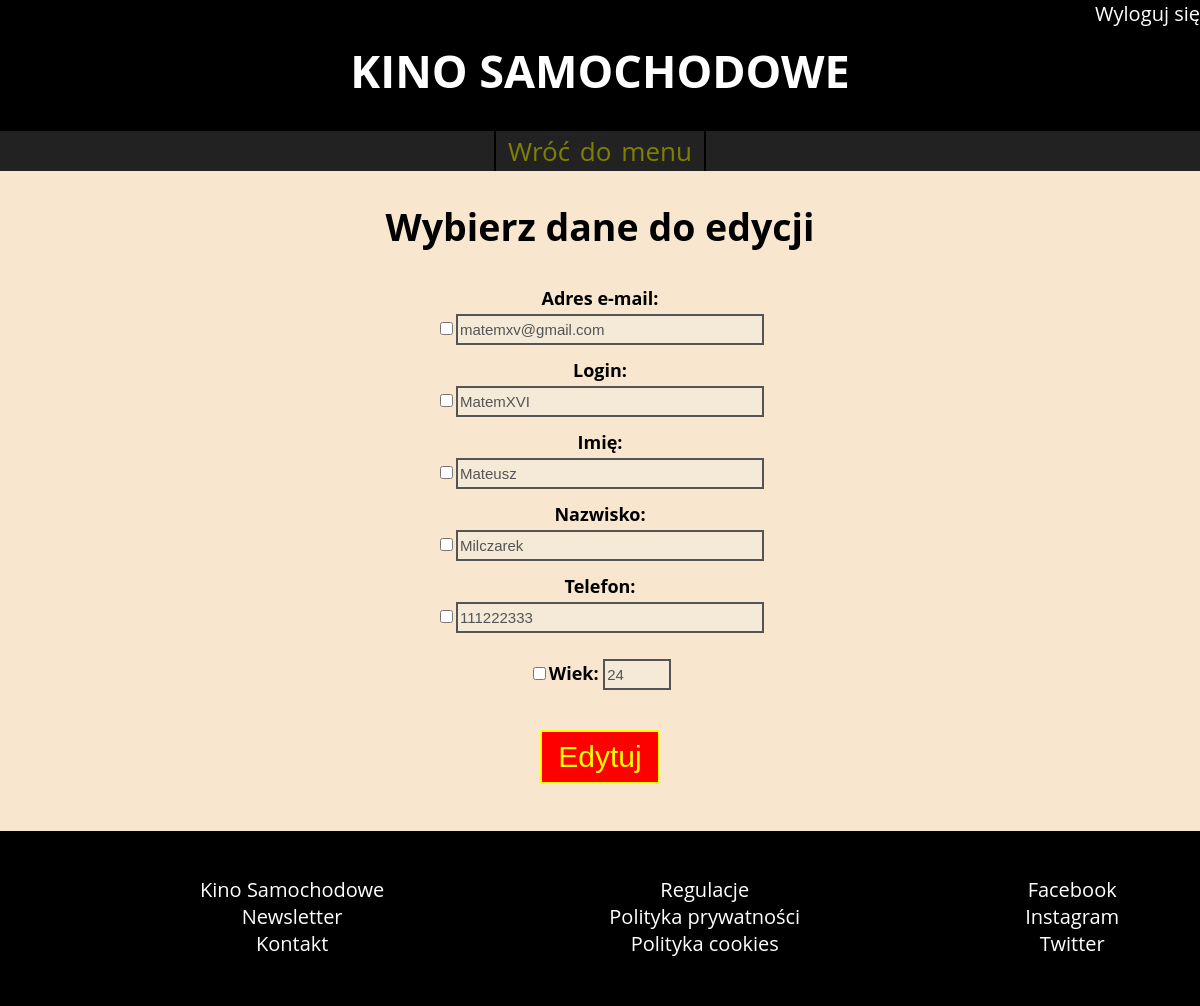
The page /administrator/uzytkownicy/edytuj_uzytkownika.php?id_uzytkownika=1 (signed in) on the database its author committed.
### tables this page shows
CREATE TABLE `uzytkownik` (
  `IDUzytkownika` int(11) NOT NULL,
  `imie` text NOT NULL,
  `nazwisko` text NOT NULL,
  `wiek` int(11) NOT NULL,
  `e-mail` text NOT NULL,
  `login` text NOT NULL,
  `haslo` text NOT NULL,
  `telefon` int(9) DEFAULT NULL
);

### administrator/uzytkownicy/edytuj_uzytkownika.php (the view, shortened to what this page needs)
<!doctype html>
<?php
	require_once('../../connect.php');
?>
<html>
    <head>
		<link rel="stylesheet" href="../../style.css">
    </head>
    <body>
		<header>
<?php		if(isset($_SESSION['admin'])){ 							?>
				<div id="logged">
					<ul>
						<li><a href='../logout.php'>Wyloguj się</a></li>
					</ul>
				</div>
<?php		}																?>
			<h1><a href='index.php'>KINO SAMOCHODOWE</a></h1>
			<nav class='administrator'>
				<a href='index.php'>Wróć do menu</a>
			</nav>
        </header>
		<section>
			<?php
				if(isset($_SESSION['admin'])){
					if(isset($_GET['id_uzytkownika'])){
					$result = $mysqli->query("SELECT * FROM uzytkownik WHERE IDUzytkownika =".$_GET['id_uzytkownika']);
					$row = $result->fetch_array();
			?>
			<h1> Wybierz dane do edycji</h1>
			<div class ="formularz">
				<form action='edycja.php' method='post'>
					<div class="pole_formularza_maly_odstep"><label>Adres e-mail:<br><input type="checkbox" id="chbx_e-mail" onclick="disable('chbx_e-mail','e-mail')"><input type="text" id="e-mail" name="e-mail" value="<?php echo $row['e-mail']  ?>"  disabled /></label></div>
					<div class="pole_formularza_maly_odstep"><label>Login:<br><input type="checkbox" id="chbx_login" onclick="disable('chbx_login','login')"><input type="text" id="login" name="login" value="<?php echo $row['login']  ?>"  disabled /></label></div>
					<div class="pole_formularza_maly_odstep"><label>Imię:<br><input type="checkbox" id="chbx_imie" onclick="disable('chbx_imie','imie')"><input type="text" id="imie" name="imie" value="<?php echo $row['imie'] ?>" disabled /></label></div>
					<div class="pole_formularza_maly_odstep"><label>Nazwisko:<br><input type="checkbox" id="chbx_nazwisko" onclick="disable('chbx_nazwisko','nazwisko')"><input type="text" id="nazwisko" name="nazwisko" value="<?php echo $row['nazwisko'] ?>" disabled /></label></div>
					<div class="pole_formularza"><label>Telefon:<br><input type="checkbox" id="chbx_tel" onclick="disable('chbx_tel','tel')"><input type="text" id="tel" name="telefon" value="<?php echo $row['telefon'] ?>" disabled /></label><br></div>
					<div class="pole_formularza_maly_odstep"><label><input type="checkbox" id="chbx_wiek" onclick="disable('chbx_wiek','wiek')">Wiek: <input type="number" id="wiek" name="wiek" value="<?php echo $row['wiek'] ?>" disabled /></label></div>
					<div class="przycisk_formularz"><input type="submit" name="edycja" value="Edytuj" /></div>
				</form>
			</div>
				<?php
					}
				}else{
					header('Location: ../administrator_logowanie.php');
					$_SESSION['komunikat']="<span style='color:red'>Panel dostępny tylko dla osób upoważnionych!</span>";
				}
				?>
        </section>
		 <footer>
			<ul>
				<li><a href>Kino Samochodowe</a></li>
				<li><a href>Newsletter</a></li>
				<li><a href>Kontakt</a></li>
			</ul>
			<ul>
				<li><a href>Regulacje</a></li>
				<li><a href>Polityka prywatności</a></li>
				<li><a href>Polityka cookies</a></li>
			</ul>
			<ul>
				<li><a href>Facebook</a></li>
				<li><a href>Instagram</a></li>
				<li><a href>Twitter</a></li>
			</ul><br>
        </footer>
    </body>
</html>

### style.css (style rules this page uses)
body { text-align:center; font-family:Open Sans; margin: 0; background-color:hsl(34, 76%, 89%); }
header { background-color:black; color:white; height:170px; }
#logged { height:40px; float:right; }
#logged ul { list-style: none; margin: 0; font-size:20px; }
#logged ul li { display: inline-block; }
header h1 { clear:both; font-size:45px; margin-top:0; }
nav { background-color:#222222; }
nav a { color:olive; word-spacing:3px; font-size:26px; border-right:2px solid black; padding: 2px 12px; display:inline-block; }
nav a:first-child { border-left:2px solid black; }
section { margin:20px 0; min-height:610px; font-size:25px; color:black; }
footer { background-color:black; color:white; margin:0 auto; height:175px; }
footer ul { float:left; list-style: none; padding:25px; padding-left:200px; font-size:20px; }
a { text-decoration: none; color:white; }
.formularz { margin-bottom:45px; }
.przycisk_formularz { margin-top:40px; }
.pole_formularza { margin-bottom:25px; }
.pole_formularza_maly_odstep { margin-bottom:10px; }
form { font-size:18px; text-align:center; font-weight:bold; line-height:30px; }
input[type=text], input[type=password], input[type=number], input[type=date], input[type=time], textarea, select { border: 2px solid; height: 25px; width:300px; font-size:15px; }
input[type=number] { width:60px; }
input[type=submit] { font-size:30px; padding: 8px 16px; border: 2px solid yellow; border-color:yellow; color:yellow; background-color:red; text-decoration: none; text-align: center; }

### rows shown on the page
uzytkownik: e-mail "matemxv@gmail.com", login "MatemXVI", imie "Mateusz", nazwisko "Milczarek", telefon "111222333", wiek "24"
